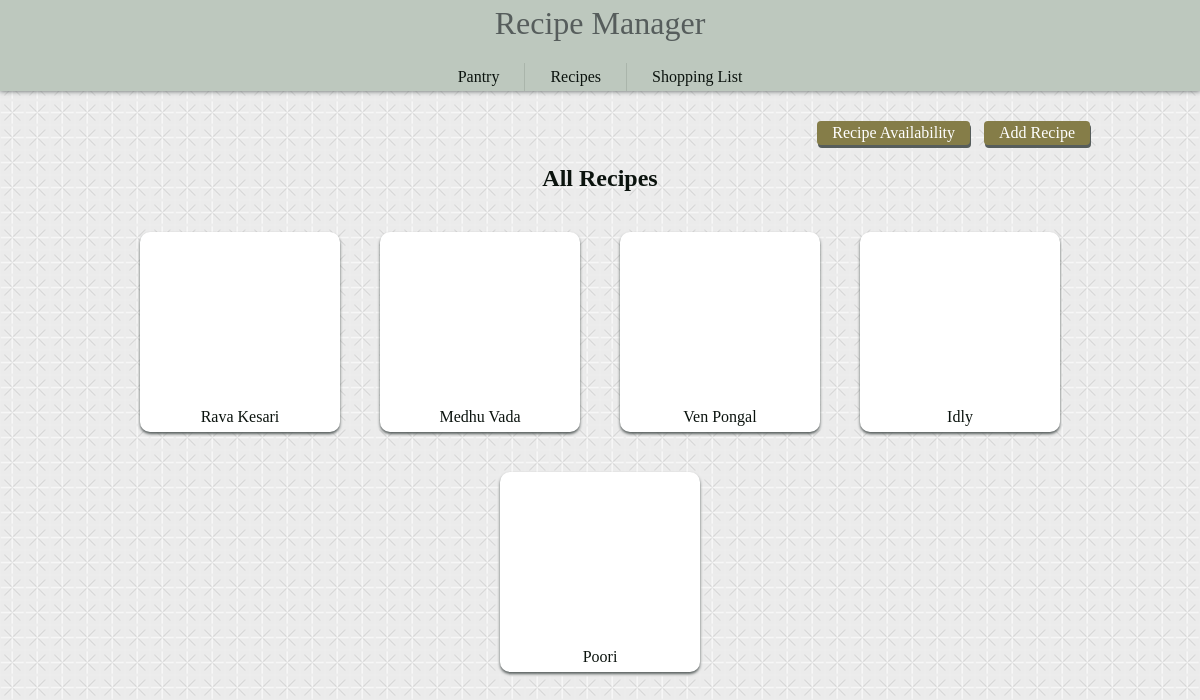
/recipe, run on an earlier commit of the app's database.
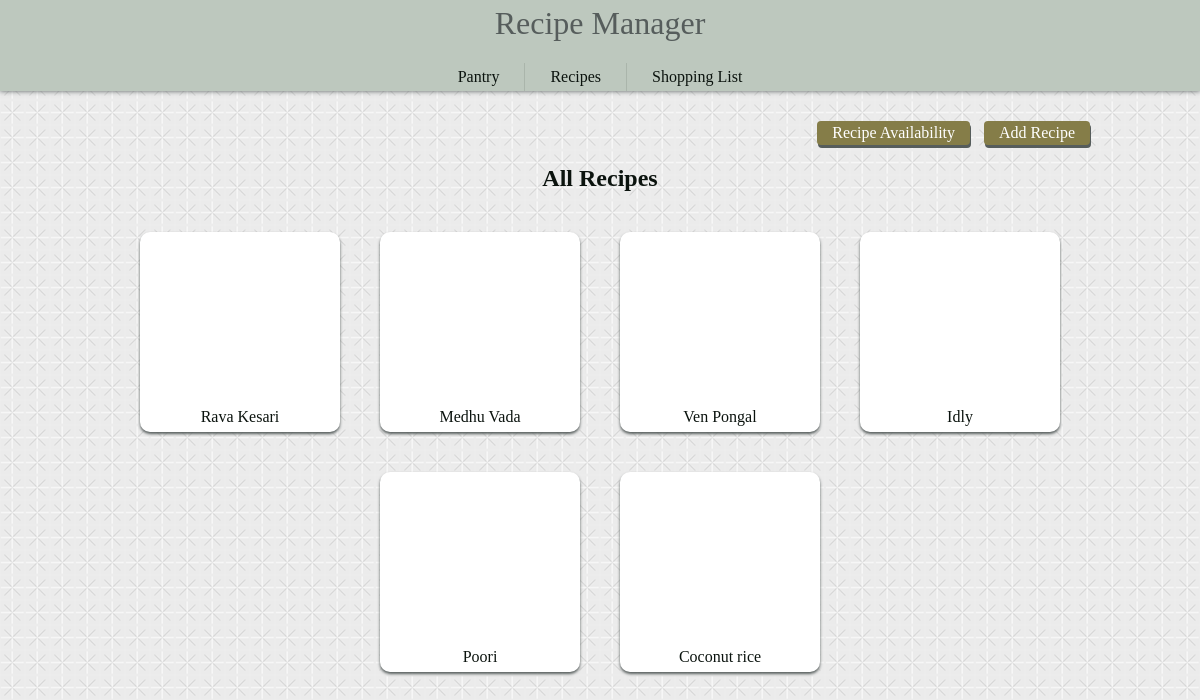
And on a later commit of the database.
### recipemanager/models.py (models this page shows, shortened)
class Recipe(models.Model):
    name = models.CharField(max_length=75)
    image = models.URLField(default=None)
    time = models.IntegerField(default=0)

### recipemanager/views.py (the view)
# urls.py: path('recipe', views.all_recipe, name="recipe"),
def all_recipe(request):
    recipes = Recipe.objects.all()
    return render(request, "recipemanager/all_recipe.html", {
        "recipes": recipes
    })

### recipemanager/templates/recipemanager/all_recipe.html
{% extends "recipemanager/layout.html" %} {% load static %}
{% block body %}
    <link href="{% static 'recipemanager/recipe.css' %}" rel="stylesheet">
    <div class="page-actions">
        <a href="{% url 'available-recipe' %}" class="action action-button">Recipe Availability</a>
        <a href="{% url 'add-recipe' %}" class="action action-button">Add Recipe</a>
    </div>
    <h2>
        All Recipes
    </h2>
    <article class="recipes">
        {% for recipe in recipes %}
            <a class="recipe" href="{% url 'view-recipe' recipe.id %}">
                <div class="recipe-image" style="background-image: url('{{ recipe.image }}');"></div>
                <div class="recipe-name">
                    {{ recipe.name }}
                </div>
            </a>
        {% endfor %}
    </article>
{% endblock %}

What changed in the data, as far as the page shows it:
added Recipe: name "Coconut rice"
